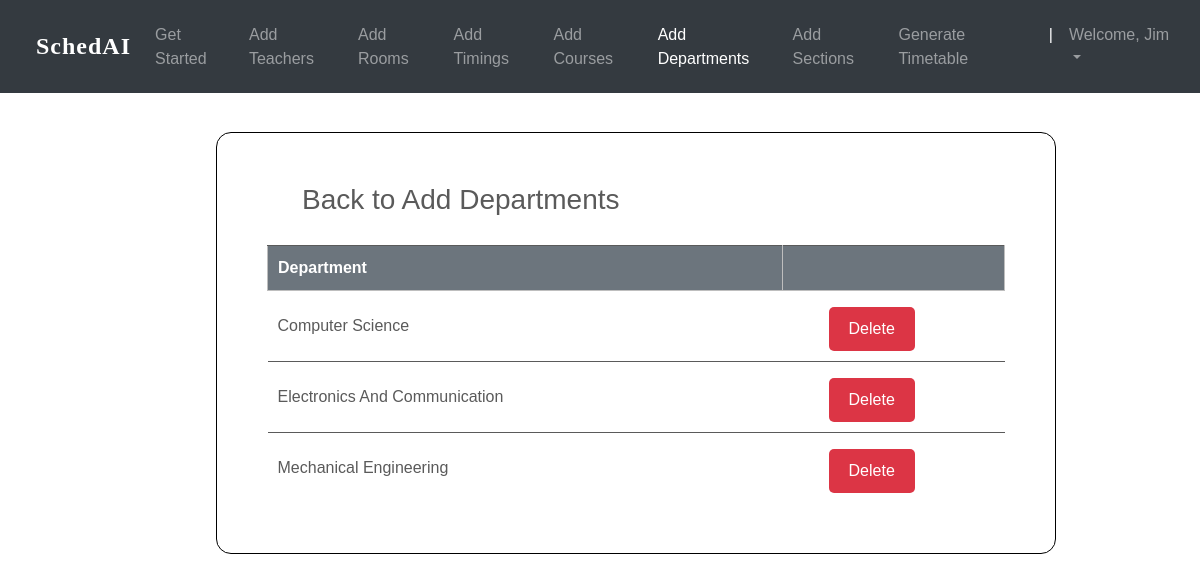
The app's page /departments_list/ (signed in) with its own data.
### ttgen/models.py (models this page shows, shortened)
class Department(models.Model):
    dept_name = models.CharField(max_length=50)
    courses = models.ManyToManyField(Course)

### ttgen/views.py (the view)
# urls.py: path('departments_list/', views.department_list, name='editdepartment'),
@login_required
def department_list(request):
    context = {
        'departments': Department.objects.all()
    }
    return render(request, 'deptlist.html', context)

### templates/deptlist.html (shortened to what this page needs)
<!DOCTYPE html>
<html lang="en">
<head>
	<link rel="stylesheet" href="https://maxcdn.bootstrapcdn.com/bootstrap/4.0.0/css/bootstrap.min.css">
    <link rel="stylesheet" type="text/css" href="static/css/index.css">
</head>
<body>
        <header>
			<nav class="navbar navbar-expand-md navbar-dark fixed-top bg-dark">
                <a class="navbar-brand" href="{% url 'admindash' %}"><p style="color: #fff; font-weight: 900; letter-spacing: 1px; margin-top: 15px; margin-left: 20px; font-size: 1.5rem;">SchedAI</p></a>
                <div class="collapse navbar-collapse" id="navbarCollapse">
                    <ul class="navbar-nav ml-auto">
                    <li class="nav-item">
                        <a class="nav-link" href="{% url 'admindash' %}">Get Started</a>
                    </li>
                    <li class="nav-item">
                        <a class="nav-link" href="{% url 'addInstructors' %}">Add Teachers</a>
                    </li>
                    <li class="nav-item">
                        <a class="nav-link" href="{% url 'addRooms' %}">Add Rooms</a>
                    </li>
                    <li class="nav-item">
		                <a class="nav-link" href="{% url 'addTimings' %}">Add Timings</a>
		            </li>
                    <li class="nav-item">
                        <a class="nav-link" href="{% url 'addCourses' %}">Add Courses</a>
                    </li>
                    <li class="nav-item active">
			            <a class="nav-link" href="{% url 'addDepts' %}">Add Departments</a>
		            </li>
                    <li class="nav-item">
			            <a class="nav-link" href="{% url 'addSections' %}">Add Sections</a>
		            </li>
                    <li class="nav-item">
			            <a class="nav-link" href="{% url 'generate' %}">Generate Timetable</a>
		            </li>
                    <li class="nav-item active">
			            <a class="nav-link">|</a>
		            </li>
                    <li class="nav-item dropdown">
		                <a class="nav-link dropdown-toggle" href="#" id="dropdown03" data-toggle="dropdown" aria-haspopup="true" aria-expanded="false">Welcome, {{ user.first_name }}</a>
		            </li>
                    </ul>
                </div>
            </nav>
        </header>
        {% block content %}
        {% load static %}
        <br><br>
<fieldset class="fieldset">
    <a href="{% url 'addDepts'%}"><h1 class="tablink" onclick="openPage('new')" id="defaultOpen">Back to Add Departments</h1></a>
    <div class="tabcontent" id="edit">
        <table class="table1">
            <thead>
            <tr class="table-headers">
            <th>Department</th>
            <th  class="empty"></th>
            </tr>
            </thead>
            <tbody>
            {% for dept in departments %}
            <tr>
             <td>{{dept.dept_name}}</td>
             <td class="empty">
                <form action="{% url 'deletedepartment' dept.id %}" method="post">
                        <input type="submit" value="Delete" class="cross">
                </form>
             </td>
             </tr>
            {% endfor %}
            </tbody>
        </table>
    </div>
</fieldset>
{% endblock %}

### static/css/index.css (style rules this page uses)
body { padding-top: 3rem; padding-bottom: 3rem; color: #5a5a5a; font-family: 'Poppins', sans-serif; overflow-x: hidden; }
nav { font-family: sans-serif; }
.navbar-brand { font-size: 20px; font-family: Georgia, 'Times New Roman', Times, serif; }

### templates/deptlist.html (style rules this page uses)
nav { font-family: sans-serif; }
.navbar-brand { font-size: 20px; font-family: Georgia, 'Times New Roman', Times, serif; }
* { margin: 0; padding: 0; box-sizing: border-box; }
html { scroll-behavior: smooth; }
a { text-decoration:none; }
form { margin-top: 3%; margin-left: 18%; margin-right: 12%; }
fieldset h1 { color: #5a5a5a; padding-bottom: 20px; margin-left: 35px; display: inline-block; cursor: pointer; font-size: 28px; }
fieldset input { padding:8px; color: #938c8c }
.table2 td, th { border: 1px solid rgb(190,190,190); padding: 10px 20px; }
.table1 { width: 100%; border-collapse: collapse; text-align: left; overflow: hidden; }
.table1 td, th { border-top: 1px solid #5a5a5a; padding: 10px; }
.table1 th { background-color: #6c757d; color: #fff; }
.cross { font-size:16px; color: #fff; cursor: pointer; border: none; background-color: #dc3545; border-radius: 5px; padding: 10px 20px; }
.fieldset { margin-top: 3%; margin-left: 18%; margin-right: 12%; padding: 50px; background-color: #fff; border: 1px solid black; border-radius: 15px; }

### records on screen
Department: dept_name "Computer Science"
Department: dept_name "Electronics And Communication"
Department: dept_name "Mechanical Engineering"

### other values on screen
{{ user.first_name }} "Jim"
